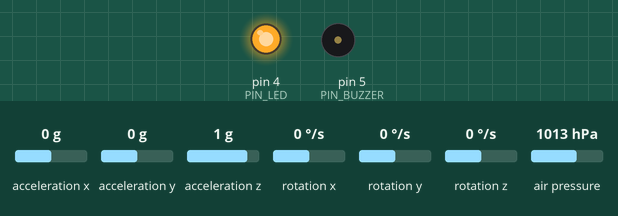
Simulated run of this sketch. Board: Arduino Nano, built with avr-gcc and run on an emulated ATmega328P. On the bench: output pins drawn as LEDs (lit = HIGH), buzzer (waves = sounding, pin HIGH). The test bench sets the inputs (shaded band); at power-on: acceleration x 0 g, acceleration y 0 g, acceleration z 1 g, rotation x 0 °/s, rotation y 0 °/s, rotation z 0 °/s, air pressure 1013 hPa. Storage starts empty; what the sketch prints to the serial monitor is not drawn.

Above: at 1.9 s.
Timing chart, 0 to 3.4 s (numbered marks = the images above):
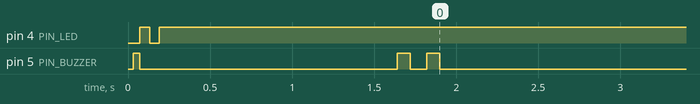

The sketch:

flight_computer.ino
```cpp
/*
 * flight_computer.ino
 *
 * Arduino Nano flight computer — Track 2 HPR data acquisition project
 *
 * Hardware:
 *   - Arduino Nano (ATmega328P)
 *   - BMP280   barometric altimeter          (I2C, addr 0x76)
 *   - MPU6050  6-DOF accelerometer/gyro      (I2C, addr 0x68)
 *   - SD card module                         (SPI, CS = D10)
 *   - LED      status indicator              (D4, active HIGH via 220 Ω)
 *   - Buzzer   event feedback                (D5, active HIGH)
 *
 * Wiring summary:
 *   BMP280/MPU6050  SDA → A4 | SCL → A5 | VCC → 3.3 V | GND → GND
 *   SD module   MOSI→D11 | MISO→D12 | SCK→D13 | CS→D10 | VCC→5V | GND→GND
 *   MPU6050  AD0 → GND (fixes I2C address at 0x68)
 *
 * Libraries (install via Arduino Library Manager):
 *   - Adafruit BMP280          (search "Adafruit BMP280")
 *   - Adafruit Unified Sensor  (dependency, install when prompted)
 *   - MPU6050 by Electronic Cats  (search "MPU6050")
 *   - SD                       (built-in)
 *
 * Behaviour:
 *   1. Boot  → sensors init → SD mount → ground calibration
 *   2. Two beeps + LED on = ready and logging
 *   3. Logs at 25 Hz:  timestamp_ms, altitude_m(AGL), ax/ay/az(m/s²), gx/gy/gz(°/s)
 *   4. New file per power cycle: FLT_0000.CSV, FLT_0001.CSV …
 *   5. Fatal error → three long beeps + rapid LED blink → halt
 *
 * Post-processing:
 *   See analysis/plot_flight.py for a Python quick-look script.
 */

#include <Wire.h>
#include <SPI.h>
#include <SD.h>
#include <Adafruit_BMP280.h>
#include <MPU6050.h>

#include "config.h"
#include "feedback.h"
#include "sensors.h"
#include "logger.h"

// ── next-tick timestamp (drift-free 25 Hz scheduler) ─────────────────────
static uint32_t nextTickMs = 0;

// ─────────────────────────────────────────────────────────────────────────
void setup() {
  Serial.begin(115200);
  Serial.println(F("=== Flight computer v1.0 ==="));

  feedback_init();
  sensors_init();     // fatal halt if BMP280 or MPU6050 absent
  logger_init();      // fatal halt if SD card fails
  sensors_calibrate();

  feedback_boot_ok();
  Serial.println(F("Logging started."));

  nextTickMs = millis();
}

// ─────────────────────────────────────────────────────────────────────────
void loop() {
  uint32_t now = millis();
  if (now < nextTickMs) return;
  nextTickMs += LOOP_PERIOD_MS;

  SensorData data;
  sensors_read(&data);
  logger_write(&data);

#if SERIAL_STREAM
  // Pipe to Serial for bench monitoring (disable in flight to save ~2 ms/row)
  Serial.print(data.timestamp_ms); Serial.print(',');
  Serial.print(data.altitude_m, 2); Serial.print(',');
  Serial.print(data.ax, 3); Serial.print(',');
  Serial.print(data.ay, 3); Serial.print(',');
  Serial.print(data.az, 3); Serial.print(',');
  Serial.print(data.gx, 2); Serial.print(',');
  Serial.print(data.gy, 2); Serial.print(',');
  Serial.println(data.gz, 2);
#endif
}
```

feedback.cpp
```cpp
#include "feedback.h"
#include "config.h"
#include <Arduino.h>

// ── Internal helpers ──────────────────────────────────────────────────────

static void beep(uint16_t durationMs) {
  digitalWrite(PIN_BUZZER, HIGH);
  delay(durationMs);
  digitalWrite(PIN_BUZZER, LOW);
}

static void led(bool on) {
  digitalWrite(PIN_LED, on ? HIGH : LOW);
}

// ── Public API ────────────────────────────────────────────────────────────

void feedback_init() {
  pinMode(PIN_LED,    OUTPUT);
  pinMode(PIN_BUZZER, OUTPUT);
  digitalWrite(PIN_LED,    LOW);
  digitalWrite(PIN_BUZZER, LOW);
}

void feedback_boot_ok() {
  // Two short beeps, LED on
  beep(80);  delay(100);
  beep(80);
  led(true);
}

void feedback_fatal_error() {
  // Three long beeps, LED rapid blink — then hang
  led(false);
  for (uint8_t i = 0; i < 3; i++) {
    beep(400);
    delay(200);
  }
  // Rapid LED blink forever so the operator knows it is in fault state
  while (true) {
    led(true);  delay(100);
    led(false); delay(100);
  }
}

void feedback_file_opened() {
  beep(40);
  led(true); delay(60); led(false); delay(60); led(true);
}
```

feedback.h
```cpp
#pragma once
#include <stdint.h>

// Initialises LED and buzzer pins.
void feedback_init();

// Two short beeps + LED solid ON: signals successful boot.
void feedback_boot_ok();

// Three long beeps + LED rapid-blink: signals a fatal error.
// Call before halt; does not return.
void feedback_fatal_error();

// Single short beep + brief LED flash: acknowledge a new log file opened.
void feedback_file_opened();
```

logger.cpp
```cpp
#include "logger.h"
#include "config.h"
#include "feedback.h"
#include <SD.h>
#include <Arduino.h>

// ── Module-private state ──────────────────────────────────────────────────

static File logFile;

// ── Helper: find the next unused file number ─────────────────────────────
// Scans for FLT_0000.CSV, FLT_0001.CSV … and returns the first index
// that does not already exist.  Stops at 9999; wraps to 0 if full (unlikely).
static uint16_t nextFileIndex() {
  char name[18];   // "FLT_NNNN.CSV\0" = 13 chars (buffer sized with headroom)
  for (uint16_t i = 0; i <= 9999; i++) {
    snprintf(name, sizeof(name), "FLT_%04u.CSV", i);
    if (!SD.exists(name)) return i;
  }
  return 0;
}

// ── logger_init ───────────────────────────────────────────────────────────

void logger_init() {
  if (!SD.begin(PIN_SD_CS)) {
    Serial.println(F("ERROR: SD card mount failed. Check CS pin and card format (FAT32)."));
    feedback_fatal_error();
  }

  // Build a unique filename
  char filename[13];   // 8.3 format: "FLT_NNNN.CSV"
  snprintf(filename, sizeof(filename), "FLT_%04u.CSV", nextFileIndex());

  logFile = SD.open(filename, FILE_WRITE);
  if (!logFile) {
    Serial.print(F("ERROR: Cannot open "));
    Serial.println(filename);
    feedback_fatal_error();
  }

  // CSV header
  logFile.println(F("timestamp_ms,altitude_m,ax_mps2,ay_mps2,az_mps2,gx_dps,gy_dps,gz_dps"));
  logFile.flush();

  Serial.print(F("Logging to "));
  Serial.println(filename);

  feedback_file_opened();
}

// ── logger_write ──────────────────────────────────────────────────────────
// Uses print() chaining rather than sprintf() to keep SRAM usage low.
// flush() is called unconditionally after every row (every 40 ms) so that
// a mid-flight power loss or brownout loses at most one sample rather than
// up to a second of data. This trades additional SD wear/write latency for
// data-loss safety, which is the right tradeoff for a single-use flight log.

void logger_write(const SensorData *data) {
  if (!logFile) {
    Serial.println(F("ERROR: Log file handle lost."));
    feedback_fatal_error();
  }

  logFile.print(data->timestamp_ms);  logFile.print(',');
  logFile.print(data->altitude_m, 2); logFile.print(',');
  logFile.print(data->ax, 3);         logFile.print(',');
  logFile.print(data->ay, 3);         logFile.print(',');
  logFile.print(data->az, 3);         logFile.print(',');
  logFile.print(data->gx, 2);         logFile.print(',');
  logFile.print(data->gy, 2);         logFile.print(',');
  logFile.println(data->gz, 2);

  logFile.flush();
}
```

logger.h
```cpp
#pragma once
#include "sensors.h"

// Mounts the SD card, creates a uniquely-numbered log file, and writes
// the CSV header row.  Calls feedback_fatal_error() and halts on failure.
void logger_init();

// Appends one CSV row for *data.  Calls feedback_fatal_error() and halts
// if the SD card becomes unwriteable mid-flight.
void logger_write(const SensorData *data);
```

sensors.cpp
```cpp
#include "sensors.h"
#include "config.h"
#include "feedback.h"
#include <Wire.h>
#include <Adafruit_BMP280.h>
#include <MPU6050.h>

// ── Module-private state ──────────────────────────────────────────────────

static Adafruit_BMP280 bmp;
static MPU6050         mpu(MPU6050_I2C_ADDR);

// Ground-level pressure in hPa; set during calibration
static float groundPressure_hPa = 1013.25f;

// Scale factors: raw int16 → m/s² and °/s
// These depend on the chosen full-scale ranges (see config.h).
// ±16 g  → sensitivity = 2048 LSB/g  → 1 LSB = 9.80665 / 2048  m/s²
// ±2000°/s → sensitivity = 16.4 LSB/(°/s) → 1 LSB = 1/16.4 °/s
static constexpr float ACCEL_SCALE = 9.80665f / 2048.0f;  // for ±16 g
static constexpr float GYRO_SCALE  = 1.0f    / 16.4f;     // for ±2000 °/s
static float gyroBiasX = 0.0f;
static float gyroBiasY = 0.0f;
static float gyroBiasZ = 0.0f;

// ── Sensor init ───────────────────────────────────────────────────────────

void sensors_init() {
  Wire.begin();

  // ── BMP280 ──
  if (!bmp.begin(BMP280_I2C_ADDR)) {
    Serial.println(F("ERROR: BMP280 not found. Check wiring and I2C address."));
    feedback_fatal_error();
  }

  // Recommended settings for dynamic (mobile) use:
  //   Oversampling x4 pressure, x1 temperature → ~8 ms conversion time (fits 40 ms loop)
  //   IIR filter coefficient 4 → smooths fast pressure spikes
  bmp.setSampling(
    Adafruit_BMP280::MODE_NORMAL,
    Adafruit_BMP280::SAMPLING_X1,   // temperature oversampling
    Adafruit_BMP280::SAMPLING_X4,   // pressure oversampling
    Adafruit_BMP280::FILTER_X4,     // IIR filter
    Adafruit_BMP280::STANDBY_MS_1   // minimal standby → ~26 Hz output rate
  );

  // ── MPU6050 ──
  mpu.initialize();
  if (!mpu.testConnection()) {
    Serial.println(F("ERROR: MPU6050 not found. Check wiring and AD0 pin."));
    feedback_fatal_error();
  }

  mpu.setFullScaleAccelRange(ACCEL_FULL_SCALE);
  mpu.setFullScaleGyroRange(GYRO_FULL_SCALE);

  // Disable SLEEP mode (MPU6050 boots in sleep)
  mpu.setSleepEnabled(false);

  Serial.println(F("Sensors OK."));
}

// ── Ground calibration ────────────────────────────────────────────────────

void sensors_calibrate() {
  Serial.print(F("Calibrating ground pressure and gyro bias ("));
  Serial.print(CALIB_SAMPLES);
  Serial.print(F(" samples)..."));

  double pressureSum = 0.0;
  double gxSum = 0.0, gySum = 0.0, gzSum = 0.0;

  for (uint8_t i = 0; i < CALIB_SAMPLES; i++) {
    int16_t rawAx, rawAy, rawAz;
    int16_t rawGx, rawGy, rawGz;
    mpu.getMotion6(&rawAx, &rawAy, &rawAz, &rawGx, &rawGy, &rawGz);

    pressureSum += bmp.readPressure();
    gxSum += rawGx * GYRO_SCALE;
    gySum += rawGy * GYRO_SCALE;
    gzSum += rawGz * GYRO_SCALE;
    delay(40);
  }

  groundPressure_hPa = (float)(pressureSum / CALIB_SAMPLES) / 100.0f;
  gyroBiasX = (float)(gxSum / CALIB_SAMPLES);
  gyroBiasY = (float)(gySum / CALIB_SAMPLES);
  gyroBiasZ = (float)(gzSum / CALIB_SAMPLES);

  Serial.print(F(" ref = "));
  Serial.print(groundPressure_hPa, 2);
  Serial.println(F(" hPa"));
  Serial.print(F("Gyro bias - X: "));
  Serial.print(gyroBiasX, 3);
  Serial.print(F(" Y: "));
  Serial.print(gyroBiasY, 3);
  Serial.print(F(" Z: "));
  Serial.println(gyroBiasZ, 3);
}

// ── Per-sample read ───────────────────────────────────────────────────────

void sensors_read(SensorData *data) {
  data->timestamp_ms = millis();

  // BMP280: altitudeFromPressure uses the international barometric formula
  // with the stored ground-level reference so altitude reads 0 m at the pad.
  float pressurePa = bmp.readPressure();
  data->altitude_m  = 44330.0f * (1.0f - powf(
                        (pressurePa / 100.0f) / groundPressure_hPa, 0.1903f));

  // MPU6050: read all six axes in one I2C burst (6 registers, 12 bytes)
  int16_t rawAx, rawAy, rawAz;
  int16_t rawGx, rawGy, rawGz;
  mpu.getMotion6(&rawAx, &rawAy, &rawAz, &rawGx, &rawGy, &rawGz);

  data->ax = rawAx * ACCEL_SCALE;
  data->ay = rawAy * ACCEL_SCALE;
  data->az = rawAz * ACCEL_SCALE;
  data->gx = (rawGx * GYRO_SCALE) - gyroBiasX;
  data->gy = (rawGy * GYRO_SCALE) - gyroBiasY;
  data->gz = (rawGz * GYRO_SCALE) - gyroBiasZ;
}
```

sensors.h
```cpp
#pragma once
#include <stdint.h>

// ── Sensor data record ────────────────────────────────────────────────────
// One row per 25 Hz tick.  All physical units:
//   altitude_m   metres above launch pad (AGL)
//   ax/ay/az     m/s²  (gravity included; subtract 9.81 from az at rest)
//   gx/gy/gz     degrees/second
struct SensorData {
  uint32_t timestamp_ms;   // millis() at sample time
  float    altitude_m;     // AGL metres
  float    ax, ay, az;     // acceleration  m/s²
  float    gx, gy, gz;     // angular rate  °/s
};

// Initialises Wire bus, BMP280, and MPU6050.
// Calls feedback_fatal_error() and halts if either sensor is absent.
void sensors_init();

// Averages CALIB_SAMPLES pressure readings to set the ground-level reference.
// Must be called after sensors_init(), while the rocket is stationary.
void sensors_calibrate();

// Reads both sensors and fills *data.  Timestamp is set inside this function.
void sensors_read(SensorData *data);
```

config.h
```cpp
#pragma once

// ── Timing ────────────────────────────────────────────────────────────────
#define SAMPLE_RATE_HZ    25
#define LOOP_PERIOD_MS    (1000 / SAMPLE_RATE_HZ)   // 40 ms

// ── Pin assignments ───────────────────────────────────────────────────────
#define PIN_SD_CS         10
#define PIN_LED            4   // active HIGH
#define PIN_BUZZER         5   // active HIGH

// ── Calibration ──────────────────────────────────────────────────────────
// Number of samples averaged to establish the ground-level pressure reference
#define CALIB_SAMPLES     32

// ── Serial stream ────────────────────────────────────────────────────────
// Set to 1 to echo every row to Serial (useful on the bench; wastes ~2 ms/row)
// SET BACK TO 0 BEFORE ANY ACTUAL FLIGHTS (since the Serial calls cost 2ms per row and you want the full 40ms budget clean)
#define SERIAL_STREAM      0

// ── BMP280 I2C address ───────────────────────────────────────────────────
// 0x76 when SDO pin is tied LOW (most breakouts); 0x77 when tied HIGH
#define BMP280_I2C_ADDR   0x76

// ── MPU6050 I2C address ──────────────────────────────────────────────────
// 0x68 when AD0 is tied LOW; 0x69 when AD0 is tied HIGH
#define MPU6050_I2C_ADDR  0x68

// ── Accel / gyro full-scale range ────────────────────────────────────────
// Accel: MPU6050_ACCEL_FS_2 / _4 / _8 / _16  (±g)
// Gyro : MPU6050_GYRO_FS_250 / _500 / _1000 / _2000  (°/s)
// For HPR: ±16 g accel, ±2000 °/s gyro
#define ACCEL_FULL_SCALE  MPU6050_ACCEL_FS_16
#define GYRO_FULL_SCALE   MPU6050_GYRO_FS_2000
```
